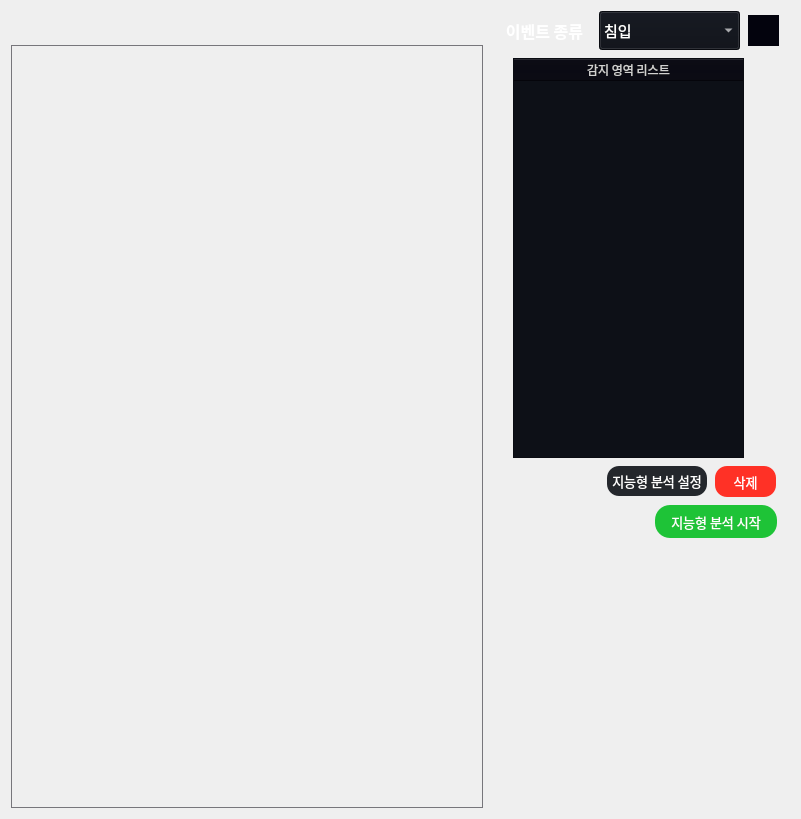
            <widget class="QWidget" name="ai_camera_page">
             <layout class="QHBoxLayout" name="horizontalLayout_3">
              <item>
               <layout class="QVBoxLayout" name="verticalLayout_15">
                <item>
                 <widget class="QWidget" name="widget_5" native="true">
                  <property name="minimumSize">
                   <size>
                    <width>0</width>
                    <height>0</height>
                   </size>
                  </property>
                  <property name="maximumSize">
                   <size>
                    <width>16777215</width>
                    <height>25</height>
                   </size>
                  </property>
                  <layout class="QVBoxLayout" name="verticalLayout_30">
                   <property name="spacing">
                    <number>6</number>
                   </property>
                   <property name="topMargin">
                    <number>0</number>
                   </property>
                   <property name="bottomMargin">
                    <number>0</number>
                   </property>
                   <item>
                    <layout class="QHBoxLayout" name="horizontalLayout_54">
                     <item>
                      <layout class="QHBoxLayout" name="horizontalLayout_63">
                       <property name="spacing">
                        <number>0</number>
                       </property>
                      </layout>
                     </item>
                     <item>
                      <spacer name="horizontalSpacer_14">
                       <property name="orientation">
                        <enum>Qt::Orientation::Horizontal</enum>
                       </property>
                       <property name="sizeHint" stdset="0">
                        <size>
                         <width>40</width>
                         <height>20</height>
                        </size>
                       </property>
                      </spacer>
                     </item>
                    </layout>
                   </item>
                  </layout>
                 </widget>
                </item>
                <item>
                 <layout class="QVBoxLayout" name="verticalLayout_10">
                  <property name="spacing">
                   <number>0</number>
                  </property>
                  <item>
                   <spacer name="verticalSpacer_26">
                    <property name="orientation">
                     <enum>Qt::Orientation::Vertical</enum>
                    </property>
                    <property name="sizeType">
                     <enum>QSizePolicy::Policy::Fixed</enum>
                    </property>
                    <property name="sizeHint" stdset="0">
                     <size>
                      <width>20</width>
                      <height>3</height>
                     </size>
                    </property>
                   </spacer>
                  </item>
                  <item>
                   <widget class="QLabel" name="camera_page_viewer">
                    <property name="sizePolicy">
                     <sizepolicy hsizetype="Preferred" vsizetype="Preferred">
                      <horstretch>0</horstretch>
                      <verstretch>0</verstretch>
                     </sizepolicy>
                    </property>
                    <property name="minimumSize">
                     <size>
                      <width>472</width>
                      <height>360</height>
                     </size>
                    </property>
                    <property name="maximumSize">
                     <size>
                      <width>9999</width>
                      <height>9999</height>
                     </size>
                    </property>
                    <property name="font">
                     <font>
                      <family>Sans</family>
                      <pointsize>11</pointsize>
                     </font>
                    </property>
                    <property name="styleSheet">
                     <string notr="true">border: 1px solid rgb(119, 118, 123);
background-color: rgba(255, 255, 255, 0);</string>
                    </property>
                    <property name="text">
                     <string/>
                    </property>
                    <property name="scaledContents">
                     <bool>false</bool>
                    </property>
                   </widget>
                  </item>
                 </layout>
                </item>
               </layout>
              </item>
              <item>
               <widget class="QWidget" name="widget" native="true">
                <property name="minimumSize">
                 <size>
                  <width>301</width>
                  <height>351</height>
                 </size>
                </property>
                <property name="maximumSize">
                 <size>
                  <width>298</width>
                  <height>9999</height>
                 </size>
                </property>
                <layout class="QHBoxLayout" name="horizontalLayout_17">
                 <property name="spacing">
                  <number>0</number>
                 </property>
                 <property name="topMargin">
                  <number>0</number>
                 </property>
                 <property name="rightMargin">
                  <number>0</number>
                 </property>
                 <property name="bottomMargin">
                  <number>0</number>
                 </property>
                 <item>
                  <layout class="QVBoxLayout" name="verticalLayout_9">
                   <property name="spacing">
                    <number>8</number>
                   </property>
                   <item>
                    <layout class="QHBoxLayout" name="horizontalLayout_11">
                     <item>
                      <widget class="QLabel" name="camera_page_camera_event_label">
                       <property name="sizePolicy">
                        <sizepolicy hsizetype="Fixed" vsizetype="Fixed">
                         <horstretch>0</horstretch>
                         <verstretch>0</verstretch>
                        </sizepolicy>
                       </property>
                       <property name="minimumSize">
                        <size>
                         <width>93</width>
                         <height>31</height>
                        </size>
                       </property>
                       <property name="font">
                        <font>
                         <family>Sans</family>
                         <pointsize>12</pointsize>
                         <bold>true</bold>
                        </font>
                       </property>
                       <property name="styleSheet">
                        <string notr="true">color: rgb(255, 255, 255);</string>
                       </property>
                       <property name="text">
                        <string>이벤트 종류</string>
                       </property>
                       <property name="alignment">
                        <set>Qt::AlignmentFlag::AlignCenter</set>
                       </property>
                      </widget>
                     </item>
                     <item>
                      <widget class="QComboBox" name="camera_page_camera_event_box">
                       <property name="minimumSize">
                        <size>
                         <width>141</width>
                         <height>39</height>
                        </size>
                       </property>
                       <property name="maximumSize">
                        <size>
                         <width>141</width>
                         <height>39</height>
                        </size>
                       </property>
                       <property name="font">
                        <font>
                         <family>Sans</family>
                         <pointsize>11</pointsize>
                         <bold>false</bold>
                        </font>
                       </property>
                       <property name="styleSheet">
                        <string notr="true">color: rgb(255, 255, 255);
background-color: rgb(13, 16, 23);
selection-background-color: rgb(53, 132, 228);
</string>
                       </property>
                       <property name="maxVisibleItems">
                        <number>16</number>
                       </property>
                       <property name="minimumContentsLength">
                        <number>0</number>
                       </property>
                       <item>
                        <property name="text">
                         <string>침입</string>
                        </property>
                       </item>
                       <item>
                        <property name="text">
                         <string>배회</string>
                        </property>
                       </item>
                       <item>
                        <property name="text">
                         <string>쓰러짐</string>
                        </property>
                       </item>
                       <item>
                        <property name="text">
                         <string>방화</string>
                        </property>
                       </item>
                      </widget>
                     </item>
                     <item>
                      <widget class="QPushButton" name="camera_page_detect_add_bnt">
                       <property name="sizePolicy">
                        <sizepolicy hsizetype="Fixed" vsizetype="Fixed">
                         <horstretch>0</horstretch>
                         <verstretch>0</verstretch>
                        </sizepolicy>
                       </property>
                       <property name="minimumSize">
                        <size>
                         <width>31</width>
                         <height>31</height>
                        </size>
                       </property>
                       <property name="font">
                        <font>
                         <family>Sans</family>
                         <pointsize>10</pointsize>
                        </font>
                       </property>
                       <property name="cursor">
                        <cursorShape>PointingHandCursor</cursorShape>
                       </property>
                       <property name="styleSheet">
                        <string notr="true">background-color: rgb(3, 3, 13);
border: 1px solid rgb(3, 3, 13);
color: rgb(255, 255, 255);

</string>
                       </property>
                       <property name="text">
                        <string/>
                       </property>
                       <property name="icon">
                        <iconset resource="../resourece.qrc">
                         <normaloff>:/ui/ui/images/ico_add_circle.svg</normaloff>:/ui/ui/images/ico_add_circle.svg</iconset>
                       </property>
                       <property name="iconSize">
                        <size>
                         <width>31</width>
                         <height>50</height>
                        </size>
                       </property>
                      </widget>
                     </item>
                     <item>
                      <spacer name="horizontalSpacer_15">
                       <property name="orientation">
                        <enum>Qt::Orientation::Horizontal</enum>
                       </property>
                       <property name="sizeType">
                        <enum>QSizePolicy::Policy::Expanding</enum>
                       </property>
                       <property name="sizeHint" stdset="0">
                        <size>
                         <width>30</width>
                         <height>20</height>
                        </size>
                       </property>
                      </spacer>
                     </item>
                    </layout>
                   </item>
                   <item>
                    <layout class="QHBoxLayout" name="horizontalLayout_12">
                     <item>
                      <widget class="QTableWidget" name="camera_page_detect_area_table">
                       <property name="minimumSize">
                        <size>
                         <width>120</width>
                         <height>400</height>
                        </size>
                       </property>
                       <property name="maximumSize">
                        <size>
                         <width>231</width>
                         <height>9999</height>
                        </size>
                       </property>
                       <property name="font">
                        <font>
                         <family>Sans</family>
                        </font>
                       </property>
                       <property name="styleSheet">
                        <string notr="true">QTableWidget {
    background-color: rgb(13, 16, 23); /* 테이블 전체 배경색 */
    color: rgb(255, 255, 255);
}

QHeaderView::section {
    color: rgb(209, 209, 209); /* 헤더 텍스트 색상 - 회색 */
background-color: rgb(7, 7, 16); /* 테이블 전체 배경색 */
}

QTableWidget::item {
    color: rgb(255, 255, 255); /* 기본 상태에서의 텍스트 색상 - 흰색 */

}

QTableWidget::item:selected {
    background-color: rgb(32,39,49); /* 선택된 셀의 배경색 */
    color: rgb(255, 255, 255);

}

QScrollBar:vertical {
    border: 1px solid #999999;
    background: #b3b3b3c6;
    width: 8px;
}
QScrollBar::handle:vertical {
background: #2f2f2f; 
min-height: 10px;
width: 8px;

}
</string>
                       </property>
                       <property name="sizeAdjustPolicy">
                        <enum>QAbstractScrollArea::SizeAdjustPolicy::AdjustToContentsOnFirstShow</enum>
                       </property>
                       <property name="dragDropOverwriteMode">
                        <bool>false</bool>
                       </property>
                       <property name="alternatingRowColors">
                        <bool>false</bool>
                       </property>
                       <property name="selectionBehavior">
                        <enum>QAbstractItemView::SelectionBehavior::SelectRows</enum>
                       </property>
                       <property name="showGrid">
                        <bool>false</bool>
                       </property>
                       <property name="gridStyle">
                        <enum>Qt::PenStyle::NoPen</enum>
                       </property>
                       <property name="wordWrap">
                        <bool>false</bool>
                       </property>
                       <property name="cornerButtonEnabled">
                        <bool>false</bool>
                       </property>
                       <attribute name="horizontalHeaderHighlightSections">
                        <bool>false</bool>
                       </attribute>
                       <attribute name="horizontalHeaderStretchLastSection">
                        <bool>true</bool>
                       </attribute>
                       <attribute name="verticalHeaderVisible">
                        <bool>false</bool>
                       </attribute>
                       <attribute name="verticalHeaderHighlightSections">
                        <bool>false</bool>
                       </attribute>
                       <column>
                        <property name="text">
                         <string>감지 영역 리스트</string>
                        </property>
                       </column>
                      </widget>
                     </item>
                     <item>
                      <spacer name="horizontalSpacer_7">
                       <property name="orientation">
                        <enum>Qt::Orientation::Horizontal</enum>
                       </property>
                       <property name="sizeType">
                        <enum>QSizePolicy::Policy::Fixed</enum>
                       </property>
                       <property name="sizeHint" stdset="0">
                        <size>
                         <width>31</width>
                         <height>20</height>
                        </size>
                       </property>
                      </spacer>
                     </item>
                    </layout>
                   </item>
                   <item>
                    <layout class="QHBoxLayout" name="horizontalLayout_13">
                     <item>
                      <spacer name="horizontalSpacer_20">
                       <property name="orientation">
                        <enum>Qt::Orientation::Horizontal</enum>
                       </property>
                       <property name="sizeType">
                        <enum>QSizePolicy::Policy::Preferred</enum>
                       </property>
                       <property name="sizeHint" stdset="0">
                        <size>
                         <width>166</width>
                         <height>20</height>
                        </size>
                       </property>
                      </spacer>
                     </item>
                     <item>
                      <widget class="QPushButton" name="camera_page_object_setting_bnt">
                       <property name="sizePolicy">
                        <sizepolicy hsizetype="Fixed" vsizetype="Fixed">
                         <horstretch>0</horstretch>
                         <verstretch>0</verstretch>
                        </sizepolicy>
                       </property>
                       <property name="minimumSize">
                        <size>
                         <width>100</width>
                         <height>30</height>
                        </size>
                       </property>
                       <property name="maximumSize">
                        <size>
                         <width>100</width>
                         <height>30</height>
                        </size>
                       </property>
                       <property name="font">
                        <font>
                         <family>Sans</family>
                         <pointsize>10</pointsize>
                        </font>
                       </property>
                       <property name="cursor">
                        <cursorShape>PointingHandCursor</cursorShape>
                       </property>
                       <property name="styleSheet">
                        <string notr="true">background-color: rgb(36, 39, 44);
color: rgb(255, 255, 255);
border-radius: 12px;

</string>
                       </property>
                       <property name="text">
                        <string>지능형 분석 설정</string>
                       </property>
                      </widget>
                     </item>
                     <item>
                      <widget class="QPushButton" name="camera_page_detect_area_del_bnt">
                       <property name="sizePolicy">
                        <sizepolicy hsizetype="Fixed" vsizetype="Fixed">
                         <horstretch>0</horstretch>
                         <verstretch>0</verstretch>
                        </sizepolicy>
                       </property>
                       <property name="minimumSize">
                        <size>
                         <width>61</width>
                         <height>31</height>
                        </size>
                       </property>
                       <property name="maximumSize">
                        <size>
                         <width>61</width>
                         <height>31</height>
                        </size>
                       </property>
                       <property name="font">
                        <font>
                         <family>Sans</family>
                         <pointsize>10</pointsize>
                        </font>
                       </property>
                       <property name="cursor">
                        <cursorShape>PointingHandCursor</cursorShape>
                       </property>
                       <property name="styleSheet">
                        <string notr="true">background-color: rgb(255, 49, 38);
color: rgb(255, 255, 255);
border-radius: 12px;
</string>
                       </property>
                       <property name="text">
                        <string>삭제</string>
                       </property>
                      </widget>
                     </item>
                     <item>
                      <spacer name="horizontalSpacer_12">
                       <property name="orientation">
                        <enum>Qt::Orientation::Horizontal</enum>
                       </property>
                       <property name="sizeType">
                        <enum>QSizePolicy::Policy::Preferred</enum>
                       </property>
                       <property name="sizeHint" stdset="0">
                        <size>
                         <width>70</width>
                         <height>20</height>
                        </size>
                       </property>
                      </spacer>
                     </item>
                    </layout>
                   </item>
                   <item>
                    <layout class="QHBoxLayout" name="horizontalLayout_15">
                     <item>
                      <spacer name="horizontalSpacer_13">
                       <property name="orientation">
                        <enum>Qt::Orientation::Horizontal</enum>
                       </property>
                       <property name="sizeType">
                        <enum>QSizePolicy::Policy::Preferred</enum>
                       </property>
                       <property name="sizeHint" stdset="0">
                        <size>
                         <width>207</width>
                         <height>20</height>
                        </size>
                       </property>
                      </spacer>
                     </item>
                     <item>
                      <widget class="QPushButton" name="camera_page_ai_bnt">
                       <property name="sizePolicy">
                        <sizepolicy hsizetype="Fixed" vsizetype="Fixed">
                         <horstretch>0</horstretch>
                         <verstretch>0</verstretch>
                        </sizepolicy>
                       </property>
                       <property name="minimumSize">
                        <size>
                         <width>122</width>
                         <height>33</height>
                        </size>
                       </property>
                       <property name="font">
                        <font>
                         <family>Sans</family>
                         <pointsize>10</pointsize>
                        </font>
                       </property>
                       <property name="cursor">
                        <cursorShape>PointingHandCursor</cursorShape>
                       </property>
                       <property name="styleSheet">
                        <string notr="true">background-color: rgb(30, 195, 55);
color: rgb(255, 255, 255);
border-radius: 15px;

</string>
                       </property>
                       <property name="text">
                        <string>지능형 분석 시작</string>
                       </property>
                      </widget>
                     </item>
                     <item>
                      <spacer name="horizontalSpacer_17">
                       <property name="orientation">
                        <enum>Qt::Orientation::Horizontal</enum>
                       </property>
                       <property name="sizeType">
                        <enum>QSizePolicy::Policy::Preferred</enum>
                       </property>
                       <property name="sizeHint" stdset="0">
                        <size>
                         <width>63</width>
                         <height>20</height>
                        </size>
                       </property>
                      </spacer>
                     </item>
                    </layout>
                   </item>
                   <item>
                    <spacer name="verticalSpacer">
                     <property name="orientation">
                      <enum>Qt::Orientation::Vertical</enum>
                     </property>
                     <property name="sizeType">
                      <enum>QSizePolicy::Policy::Maximum</enum>
                     </property>
                     <property name="sizeHint" stdset="0">
                      <size>
                       <width>20</width>
                       <height>270</height>
                      </size>
                     </property>
                    </spacer>
                   </item>
                  </layout>
                 </item>
                </layout>
               </widget>
              </item>
             </layout>
            </widget>
